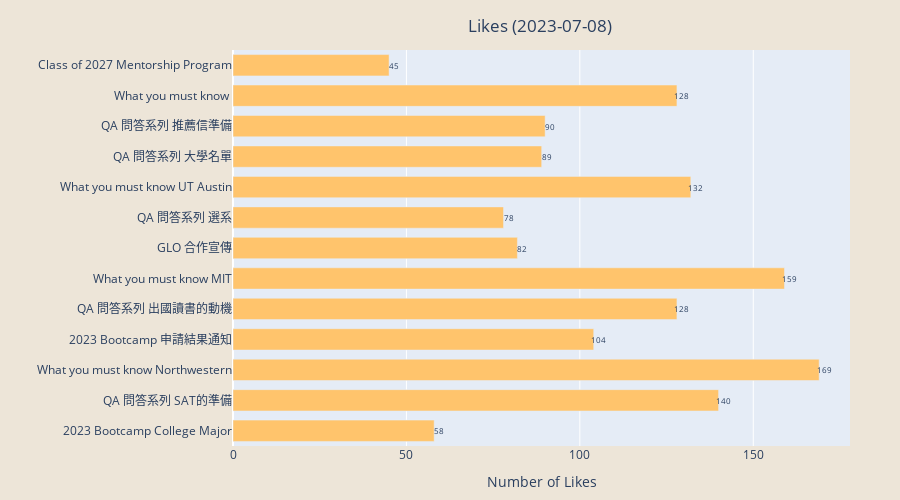

This figure's notebook cell:
### Code cell
# Likes
plt.figure(figsize=(10,6))
plt.barh(df["label"], width = df["likes"], color = "#FFC46C") 
plt.title("Likes " + f"({date.today()})")
plt.xlabel("Number of Likes")
plt.rcParams['axes.facecolor'] = "#EDE5D8"
for index, value in enumerate(df["likes"]):
    plt.text(value, index,
             str(value), fontsize = 8)
#plt.savefig(f'likes_{date_format}.png', bbox_inches='tight')
#plt.show()

# Convert the Matplotlib bar plot to Plotly-compatible traces
data = go.Bar(
    y=df["label"],
    x=df["likes"],
    orientation='h',
    marker=dict(color="#FFC46C"),
    name = "Likes"
)

# Create the layout for the plot
layout = go.Layout(
    title=dict(
    text="Likes " + f"({date.today()})",
    x=0.6,  # Set the x-position of the title to the center of the plot
    y=0.96   # Set the y-position of the title (0 is the top, 1 is the bottom)
    ),
    xaxis=dict(title="Number of Likes"),
    yaxis=dict(title=""),
    paper_bgcolor="#EDE5D8",
    yaxis_tickfont=dict(size=12),
    bargap=0.3,
    height = 500,
    margin=dict(l=50, r=50, t=50, b=50)
)

# Create the Figure object and add the data and layout
likes_fig = go.Figure(data=data, layout=layout)

# Add text annotations to the bars
for i, value in enumerate(df["likes"]):
    likes_fig.add_annotation(
        x=value,
        y=df["label"][i],
        text="     " + str(value),
        font=dict(size=8),
        showarrow=False
    )

# Display the interactive plot
likes_fig.show()
likes_fig.write_image(f'likes_{date_format}.jpeg', width = 1000, height = 500)

### Figure 1 — Plotly figure (JSON) as saved in the notebook; plotly's stock layout.template omitted (floating-point values rounded to 4 significant figures)
{"data": [{"marker": {"color": "#FFC46C"}, "name": "Likes", "orientation": "h", "type": "bar", "x": [58, 140, 169, 104, 128, 159, 82, 78, 132, 89, 90, 128, 45], "y": ["2023 Bootcamp College Major", "QA 問答系列 SAT的準備", "What you must know Northwestern", "2023 Bootcamp 申請結果通知", "QA 問答系列 出國讀書的動機", "What you must know MIT", "GLO 合作宣傳", "QA 問答系列 選系", "What you must know UT Austin", "QA 問答系列 大學名單", "QA 問答系列 推薦信準備", "What you must know ", "Class of 2027 Mentorship Program"]}], "layout": {"annotations": [{"font": {"size": 8}, "showarrow": false, "text": "     58", "x": 58, "y": "2023 Bootcamp College Major"}, {"font": {"size": 8}, "showarrow": false, "text": "     140", "x": 140, "y": "QA 問答系列 SAT的準備"}, {"font": {"size": 8}, "showarrow": false, "text": "     169", "x": 169, "y": "What you must know Northwestern"}, {"font": {"size": 8}, "showarrow": false, "text": "     104", "x": 104, "y": "2023 Bootcamp 申請結果通知"}, {"font": {"size": 8}, "showarrow": false, "text": "     128", "x": 128, "y": "QA 問答系列 出國讀書的動機"}, {"font": {"size": 8}, "showarrow": false, "text": "     159", "x": 159, "y": "What you must know MIT"}, {"font": {"size": 8}, "showarrow": false, "text": "     82", "x": 82, "y": "GLO 合作宣傳"}, {"font": {"size": 8}, "showarrow": false, "text": "     78", "x": 78, "y": "QA 問答系列 選系"}, {"font": {"size": 8}, "showarrow": false, "text": "     132", "x": 132, "y": "What you must know UT Austin"}, {"font": {"size": 8}, "showarrow": false, "text": "     89", "x": 89, "y": "QA 問答系列 大學名單"}, {"font": {"size": 8}, "showarrow": false, "text": "     90", "x": 90, "y": "QA 問答系列 推薦信準備"}, {"font": {"size": 8}, "showarrow": false, "text": "     128", "x": 128, "y": "What you must know "}, {"font": {"size": 8}, "showarrow": false, "text": "     45", "x": 45, "y": "Class of 2027 Mentorship Program"}], "bargap": 0.3, "height": 500, "margin": {"b": 50, "l": 50, "r": 50, "t": 50}, "paper_bgcolor": "#EDE5D8", "title": {"text": "Likes (2023-07-08)", "x": 0.6, "y": 0.96}, "xaxis": {"title": {"text": "Number of Likes"}}, "yaxis": {"tickfont": {"size": 12}, "title": {"text": ""}}}}
